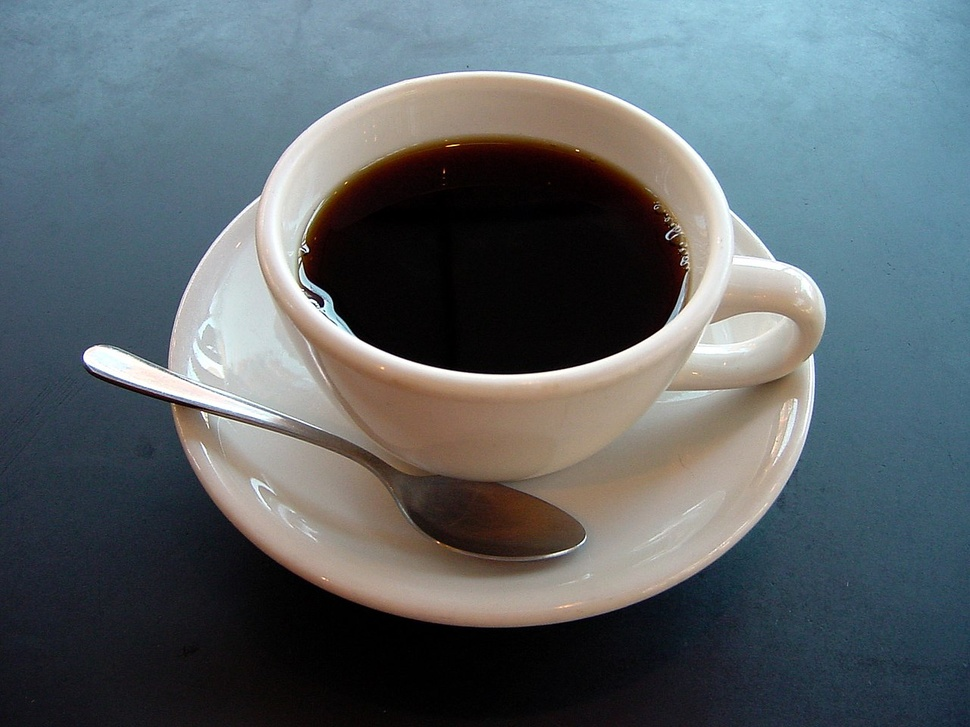
#> input picture coffee cup.JPG, 970 x 727 px, shrunk from 1280 x 960 before the run, found by its file name
$ python 0303.py
#> lines starting #> are read from the running program, lines starting #| are printed output that depends on the picture
# 03 GrabCut

import cv2 as cv # OpenCV 임포트
import numpy as np # 배열 처리를 위한 numpy 임포트
import matplotlib.pyplot as plt # 시각화 임포트

# 1. 이미지 로드 및 초기화
img = cv.imread('coffee cup.jpg') # 커피 이미지 로드
#> img is the input picture: shape (727, 970, 3); mean B, G, R 105.3, 100.9, 92.1
mask = np.zeros(img.shape[:2], np.uint8) # 이미지 크기의 마스크 생성
bgdModel = np.zeros((1, 65), np.float64) # 배경 모델 초기화
fgdModel = np.zeros((1, 65), np.float64) # 전경 모델 초기화

# 이미지 사이즈 확인
height = img.shape[0]
#> height = 727
width = img.shape[1]
#> width = 970

# 2. 초기 사각형 설정 (x, y, w, h)
rect = (50, 50, width, height) # 추출하고 싶은 객체가 포함된 사각형 지정
#> rect = (50, 50, 970, 727)

# 3. GrabCut 실행
cv.grabCut(img, mask, rect, bgdModel, fgdModel, 5, cv.GC_INIT_WITH_RECT) # 사각형 기반 분할 수행

# 4. 마스크 처리 (0: 배경, 2: 배경일 가능성 있는 곳을 0으로 처리)
# 1: 전경, 3: 전경일 가능성 있는 곳을 1로 처리
mask2 = np.where((mask == 2) | (mask == 0), 0, 1).astype('uint8') # 배경은 0, 전경은 1로 변경

# 5. 배경 제거 이미지 생성
img_result = img * mask2[:, :, np.newaxis] # 원본에 마스크를 곱해 객체만 남김
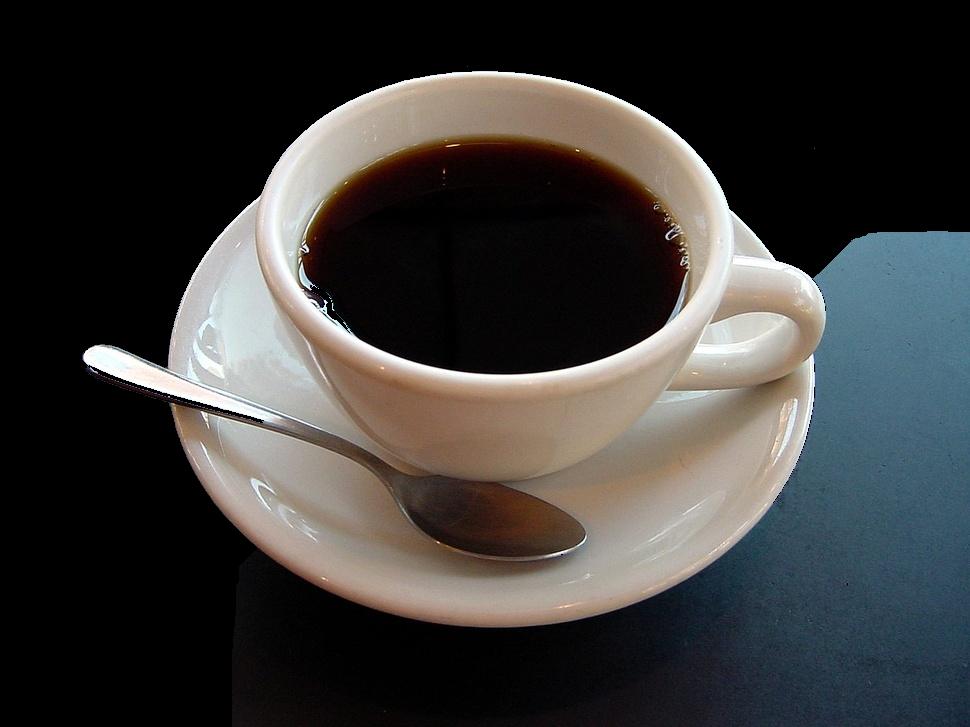
#> img_result: shape (727, 970, 3); mean B, G, R 56.9, 58.2, 59.2

# 6. 시각화
plt.subplot(1, 3, 1), plt.imshow(cv.cvtColor(img, cv.COLOR_BGR2RGB)), plt.title('Original') # 원본
plt.subplot(1, 3, 2), plt.imshow(mask, cmap='gray'), plt.title('Mask') # 마스크
plt.subplot(1, 3, 3), plt.imshow(cv.cvtColor(img_result, cv.COLOR_BGR2RGB)), plt.title('Result') # 결과물
plt.show() # 출력
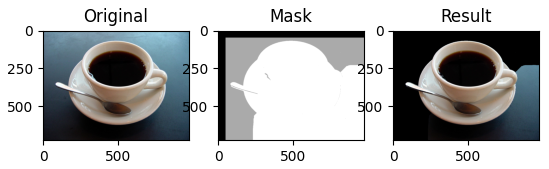
#> figure drawn by matplotlib, 3 panels

$ run again, with dabo.jpg copied over coffee cup.JPG
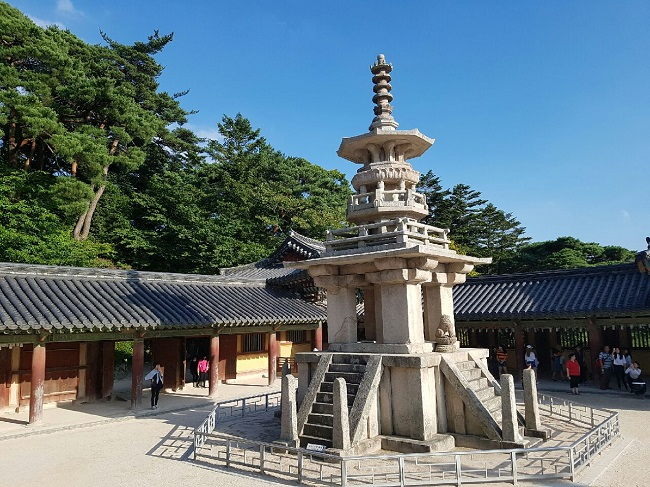
#> input picture dabo.jpg, 650 x 487 px, found by its file name
#> img is the input picture: shape (487, 650, 3); mean B, G, R 123.4, 116.1, 96.8
#> `img_result = img * mask2[:, :, np.newaxis]`:
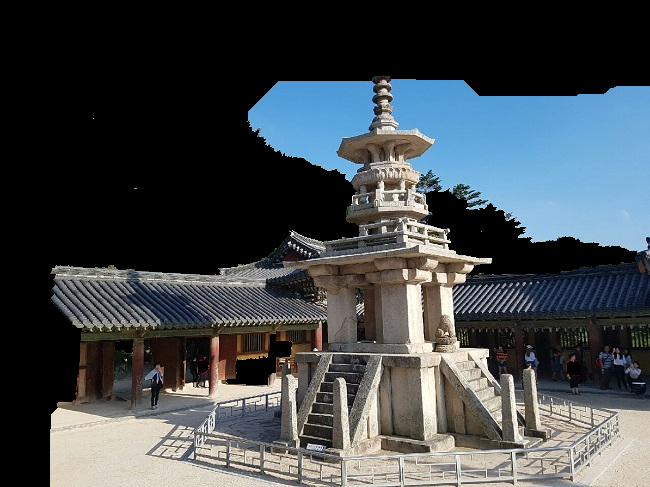
#> img_result: shape (487, 650, 3); mean B, G, R 75.1, 71.5, 65.5
#> `plt.show()`:
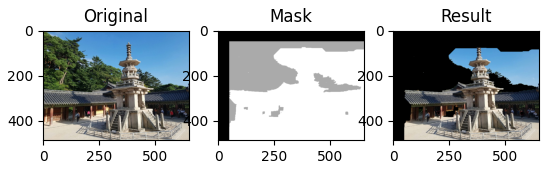
#> figure drawn by matplotlib, 3 panels
